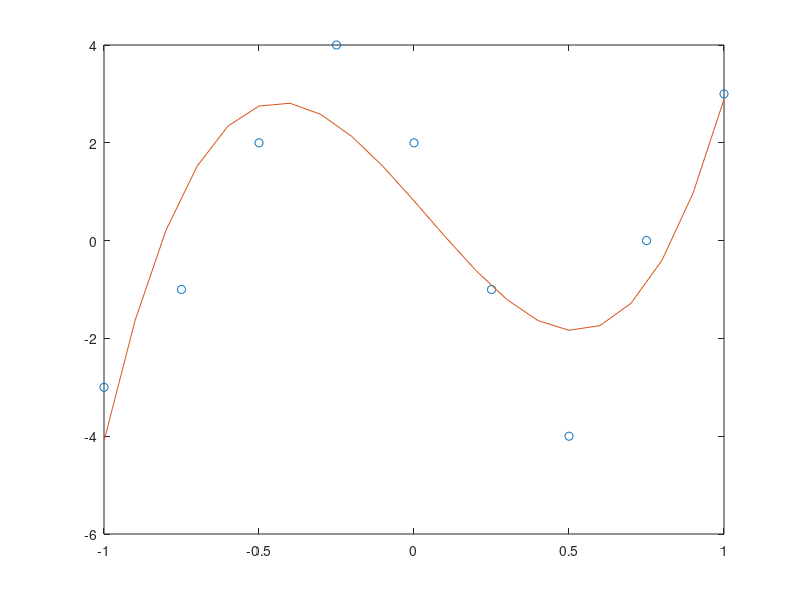

Here is the MATLAB script that generated this plot:
clear all
close all
clc

%ejemplo de resolución de sistema de orden 3 con polyfit

x = [-1:0.25:1];

y = [-3 -1 2 4 2 -1 -4 0 3];


plot(x,y,'o'); hold on;
p = polyfit(x,y,3);

xi=-1:0.1:1;
plot(xi,polyval(p,xi)); hold off;